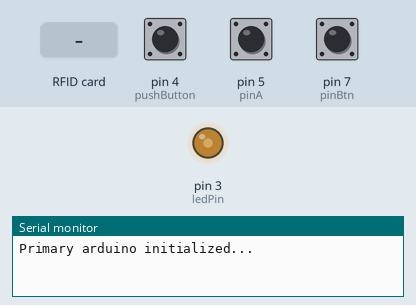
The sketch below on a simulated Arduino Uno, built with avr-gcc and run on an emulated ATmega328P. Parts: output pins drawn as LEDs (lit = HIGH), the last lines printed to the serial monitor. The inputs (shaded band) are chosen by the test bench; at power-on: pin 4 (pushButton) HIGH, pin 5 (pinA) HIGH, pin 7 (pinBtn) HIGH. Pins used as bus, display or sensor lines are not drawn.

Above: at 3.37 s.
3.4 s: pin 4 (pushButton) pulled LOW for 0.15 s
At 4.2 s:
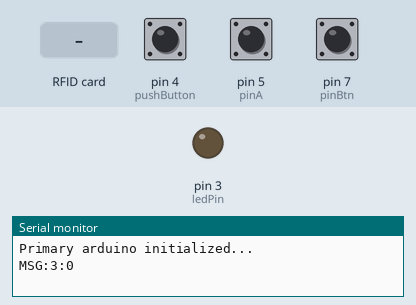
5.0 s: pin 4 (pushButton) pulled LOW for 1 s
At 5.52 s:
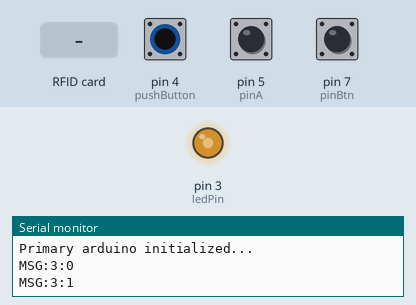
At 6.07 s:
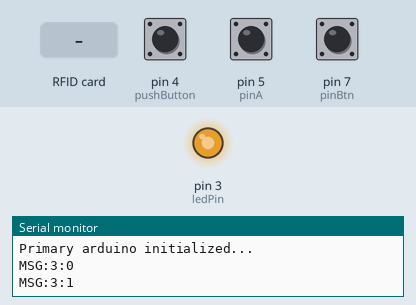
8.0 s: RFID card 5E 7A 19 C4 held to the reader
11.0 s: pin 4 (pushButton) pulled LOW for 3.2 s
Timing chart, 0 to 14.0 s (numbered marks = the images above; inputs shaded):
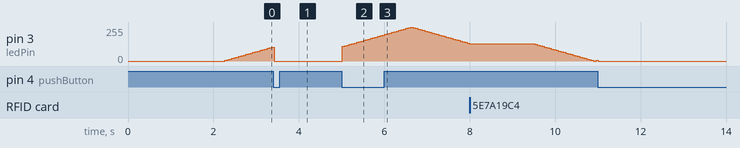

The sketch:

PrimaryArduino.ino
```cpp
#include <SPI.h>
#include <MFRC522.h>

#define RST_PIN         9          // Configurable, reset pin for RC522
// SDA = SS
#define SS_PIN          10         // Configurable, slave select pin for RC522
// MOSI : Pin 11
// MISO : Pin 12
// SCK : Pin 13

MFRC522 mfrc522(SS_PIN, RST_PIN);  // Create MFRC522 instance

void setup() {
  button_setup();
  rotary_setup();

  // delay to allow Unity to handshake
  delay(2000);
  Serial.begin(9600);
  SPI.begin();                  // Init SPI bus
  mfrc522.PCD_Init();           // Init MFRC522

  // delay before first message
  delay(100);
  Serial.println("Primary arduino initialized...");
  Serial.flush();
}

void loop() {
  // tag checking code
  if(check_for_tag()){
    send_data(1, get_tag_nuid()) ;

    delay(1500); // debounce delay
  }

  // button loop
  button_loop();
  rotary_loop();

  //delay(30);
}
```

Button.ino
```cpp
int pushButton = 4;  // Pin voor de knop
int ledPin = 3;      // Pin voor de LED in de knop

int brightness = 0;  // Start helderheid van de LED
int fadeAmount = 5;  // Hoeveel de helderheid verandert per stap

bool ledState = true;       // Houdt bij of de LED aan (true) of uit (false) is
bool buttonPressed = false; // Houdt bij of de knop is ingedrukt
bool lastLedState = true;   // Houdt bij wat de vorige status van de LED was

bool magicStartedNum = 0;

void button_setup() {
  // Initialiseer seriële communicatie
  Serial.begin(9600);

  // Stel de pinnen in
  pinMode(pushButton, INPUT_PULLUP); // Knop als input met interne pull-up
  pinMode(ledPin, OUTPUT);           // LED als output
}

void button_loop() {
  // Lees de status van de knop
  int buttonState = digitalRead(pushButton);

  // Detecteer een knopdruk (alleen bij verandering van status)
  if (buttonState == LOW && !buttonPressed) { // Knop ingedrukt
    buttonPressed = true;
    ledState = !ledState; // Wissel LED-status
      send_data(3, String(ledState));
  }

  if (buttonState == HIGH) { // Knop losgelaten
    buttonPressed = false;
  }

  // Alleen printen als de LED-status is veranderd
  if (ledState != lastLedState) {
    if(magicStartedNum > 2){
      send_data(3, String(ledState));
      lastLedState = ledState; // Update de laatste status
    }
    else {
      magicStartedNum++;
    }
  }

  // Update de LED
  if (ledState) {
    // Laat de LED pulseren
    analogWrite(ledPin, brightness);

    // Verander de helderheid voor de volgende loop
    brightness += fadeAmount;

    // Keer om als helderheid de grenzen bereikt
    if (brightness <= 0 || brightness >= 255) {
      fadeAmount = -fadeAmount;
    }
  } else {
    digitalWrite(ledPin, LOW); // Zet LED uit
  }

  delay(30); // Vertraging voor stabiliteit en vloeiend fade-effect
}
```

Rotary.ino
```cpp
int pinA = 5; // Verbonden met CLK
int pinB = 6; // Verbonden met DT
int pinBtn = 7; // Verbonden met SW
int encoderPosCount = 0;
int pinALast;
int aVal;
boolean bCW;
boolean btnPressed = false;

void rotary_setup() {
  pinMode(pinA, INPUT);
  pinMode(pinB, INPUT);
  pinMode(pinBtn, INPUT_PULLUP);
  /* Lees Pin A uit
  De huidige staat van de pin reflecteert de laatste positie
  */
  pinALast = digitalRead(pinA);
  //Serial.begin(9600);
}

void rotary_loop() {
  aVal = digitalRead(pinA);
  if (aVal != pinALast){ // Dit betekent dat de knop gedraaid wordt
    // We moeten de draairichting bepalen door Pin B uit te lezen
    if (digitalRead(pinB) != aVal) { // Dit betekent dat Pin A als eerste is veranderd - we draaien met de klok mee
      encoderPosCount ++;
      bCW = true;
    } else { // Anders is Pin B als eerste veranderd en draaien we tegen de klok in
      bCW = false;
      encoderPosCount--;
    }
    //Serial.print("Gedraaid: ");
    //if (bCW){
    //  Serial.println("met de klok mee");
    //}else{
    //  Serial.println("tegen de klok in");
    //}
    //Serial.print("Encoder Positie: ");
    //Serial.println(encoderPosCount);
    send_data(2, String(encoderPosCount));
  }
  pinALast = aVal;

  if(digitalRead(pinBtn) == LOW && !btnPressed){ // Dit betekent dat de knop is ingedrukt
    btnPressed = true;
    //Serial.println("Knop ingedrukt");
  } else if (digitalRead(pinBtn) == HIGH && btnPressed){ // Dit betekent dat de knop is losgelaten
    btnPressed = false;
    //Serial.println("Knop losgelaten");
  }
}
```

TagReader.ino
```cpp
// tag reader
bool check_for_tag(){

  // look for new cards
  if ( ! mfrc522.PICC_IsNewCardPresent() || ! mfrc522.PICC_ReadCardSerial()) {
    return false;
  }
  else { return true; }

}

String get_tag_nuid(){
  String nuidString = "";

  // convert NUID to hex string
  for (byte i = 0; i < mfrc522.uid.size; i++) {
    if (mfrc522.uid.uidByte[i] < 0x10) {
      nuidString += "0";
    }
    nuidString += String(mfrc522.uid.uidByte[i], HEX);
  }

  nuidString.toUpperCase();
  //Serial.print("Scanned NUID: ");
  //Serial.println(nuidString);

  // halt PICC (stop reading current tag)
  mfrc522.PICC_HaltA();
  mfrc522.PCD_StopCrypto1();

  return nuidString;
}
```

UnityBridge.ino
```cpp
// 0 = none
// 1 = nfc
// 2 = crank
// 3 = button
void send_data(int eventType, String value)
{
  String msg = String("MSG:") + eventType + String(":") + value;
  Serial.println(msg);
}

void read_data()
{
  // PLS = "i am now awaiting data"
  //Serial.println("PLS");
  Serial.flush();
  delay(50);
  String gsm = Serial.readString();
}
```

Measured:
- after the input at 5.0 s, pin 3 (ledPin): rises from 0/255 to 255/255 in 1.6 s, then falls to 130/255 in 1.4 s
